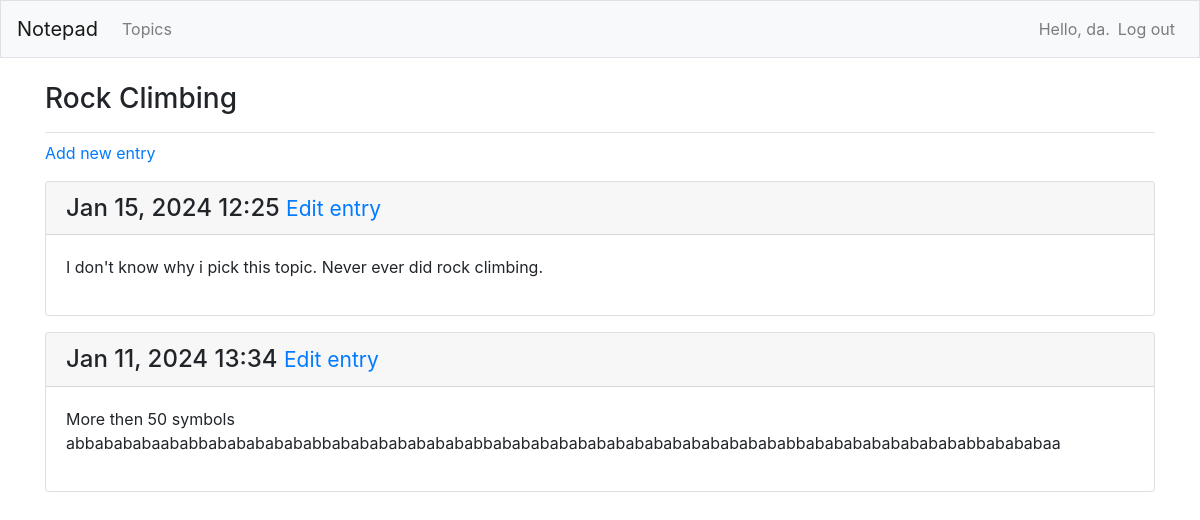
The app's page /topics/2/ (signed in), older data.
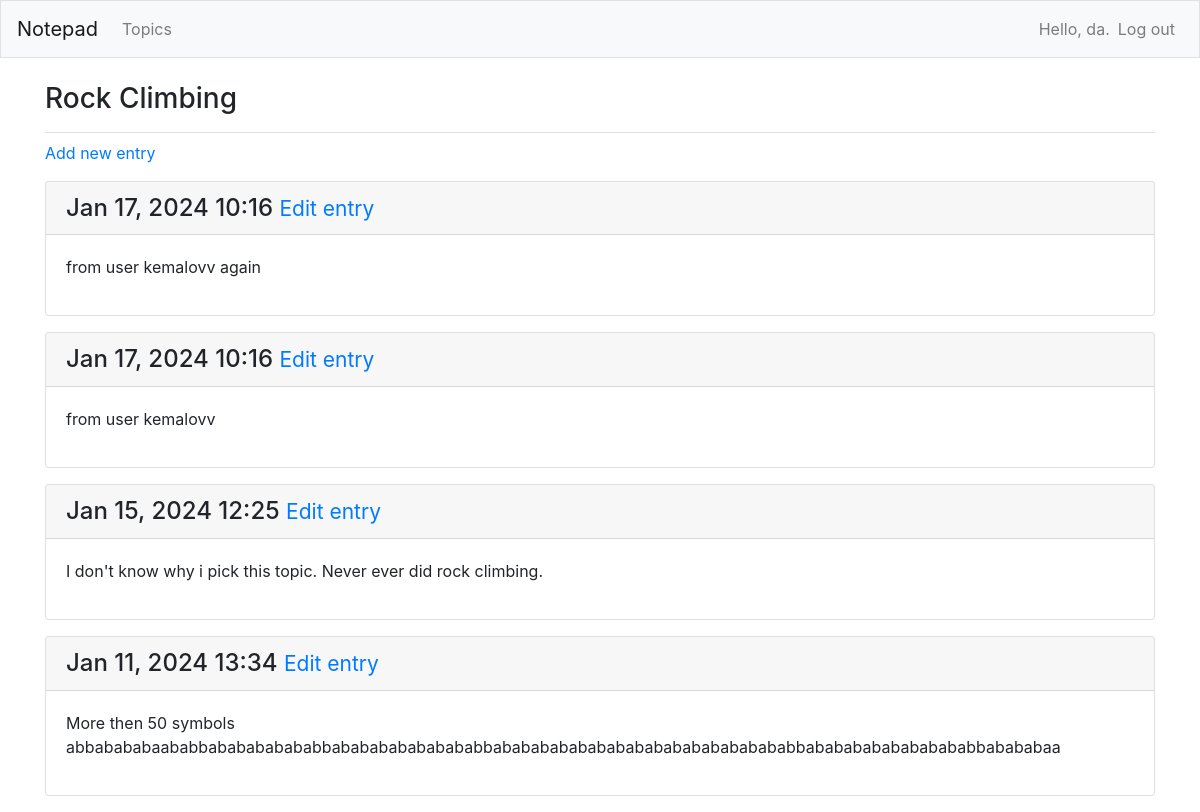
The same page, newer data.
### notepad/models.py (models this page shows, shortened)
class Topic(models.Model):
    text = models.CharField(max_length=200)
    date_added = models.DateTimeField(auto_now_add=True)
    owner = models.ForeignKey(User, on_delete=models.CASCADE)
    def __str__(self):
        return self.text

class Entry(models.Model):
    topic = models.ForeignKey(Topic, on_delete=models.CASCADE)
    text = models.TextField()
    date_added = models.DateTimeField(auto_now_add=True)
    class Meta:
        verbose_name_plural = "entries"

### notepad/views.py (the view)
# urls.py: path('topics/<int:topic_id>/', views.topic, name='topic'),
@login_required
def topic(request, topic_id):
    topic = Topic.objects.get(id=topic_id)
    check_topic_owner(request, topic)
    entries = topic.entry_set.order_by('-date_added')
    context = {'topic': topic, 'entries': entries}
    return render(request, 'notepad/topic.html', context)

### notepad/views.py (called while the page is built)
def check_topic_owner(request, topic):
    if topic.owner != request.user:
        raise Http404

### notepad/templates/notepad/topic.html (shortened to what this page needs)
<!DOCTYPE html>
<html lang="en">
<head>
</head>
<body>
{% extends "notepad/base.html" %}
{% block page_header %}
<h3>{{ topic }}</h3>
{% endblock page_header %}
{% block content %}
<p>
  <a href="{% url 'notepad:new_entry' topic.id %}">Add new entry</a>
</p>
    {% for entry in entries %}
      <div class="card mb-3">
        <h4 class="card-header">
        {{ entry.date_added|date:'M d, Y H:i' }}
          <small><a href="{% url 'notepad:edit_entry' entry.id %}">Edit entry</a></small>
      </h4>
        <div class="card-body">
          {{ entry.text|linebreaks }}
        </div>
      </div>
    {% empty %}
      <p>There are no entries for this topic yet</p>
    {% endfor %}
{% endblock content %}

### notepad/templates/notepad/base.html (shortened to what this page needs)
{% load bootstrap4 %}
<!DOCTYPE html>
<html lang="en">
<head>
  {% bootstrap_css %}
</head>
<body>
  <nav class="navbar navbar-expand-md navbar-light bg-light mb-4 border">
       <a class="navbar-brand" href="{% url 'notepad:index' %}">Notepad</a>
  <div class="collapse navbar-collapse" id="navbarCollapse">
    <ul class="navbar-nav mr-auto">
      <li class="nav-item">
        <a class="nav-link" href="{% url 'notepad:topics' %}">Topics</a></li>
    </ul>
    <ul class="navbar-nav ml-auto">
      {% if user.is_authenticated %}
      <li class="nav-item">
      <span class="navbar-text">Hello, {{ user.username }}.</span>
      </li>
      <li class="nav-item">
      <a class="nav-link" href="{% url 'users:logout' %}">Log out</a>
      </li>
      {% else %}
      <li class="nav-item">
      <a class="nav-link" href="{% url 'users:register' %}">Register</a>
      </li>
      <li class="nav-item">
        <a class="nav-link" href="{% url 'users:login' %}">Log in</a></li>
      {% endif %}
    </ul>
  </div>
  </nav>
<main role="main" class="container">
  <div class="pb-2 mb-2 border-bottom">
    {% block page_header %}{% endblock page_header %}
  </div>
  <div>
    {% block content %}{% endblock content %}
  </div>
</main>
</body>
</html>

Row changes from the older to the newer data that the page shows:
added Entry: date_added "Jan 17, 2024 10:16", text "from user kemalovv again"
added Entry: date_added "Jan 17, 2024 10:16", text "from user kemalovv"
